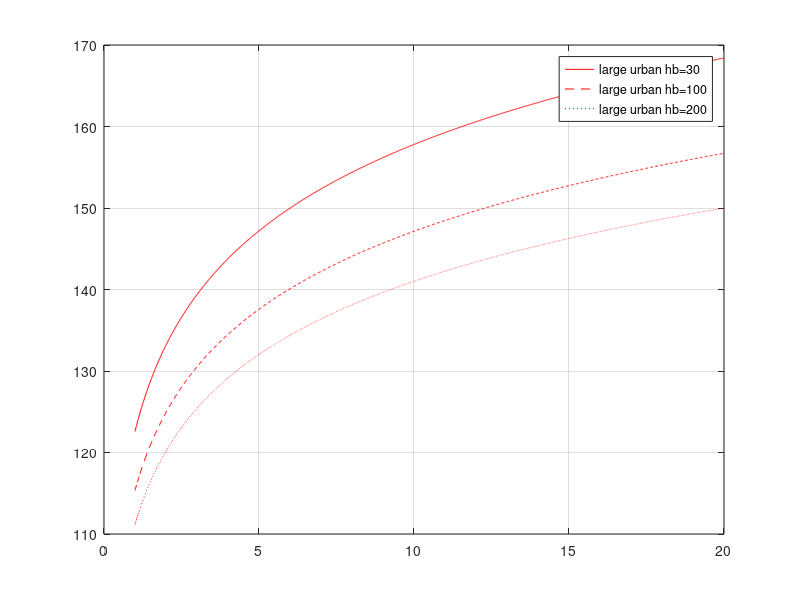
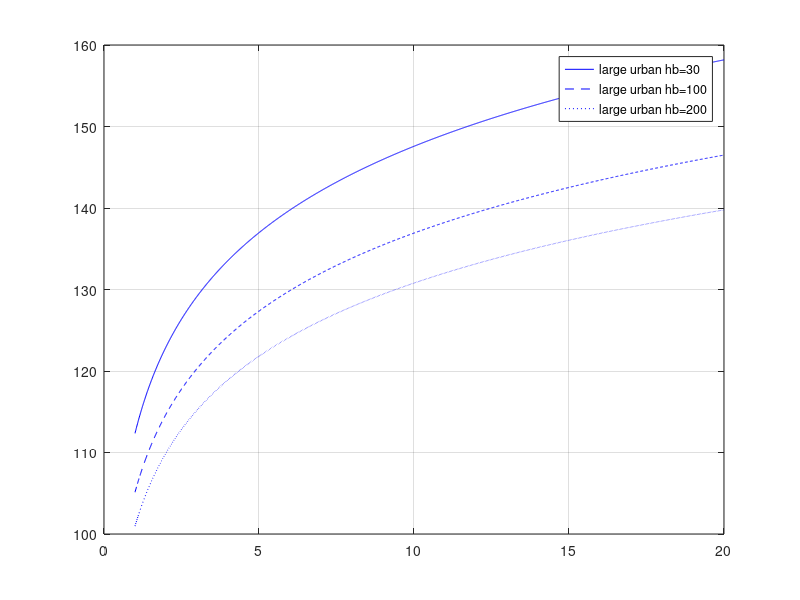
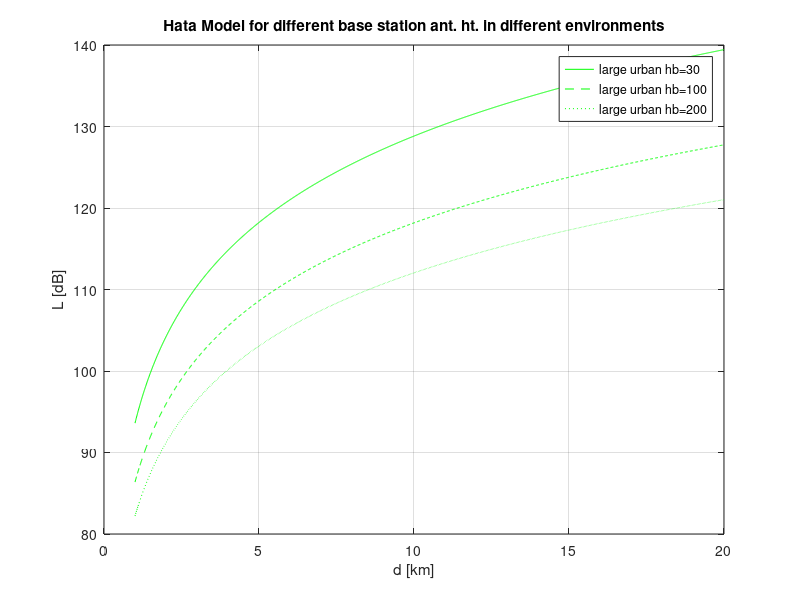

MATLAB code to generate these figures, in order:
clc;
close all;
clear all;
d = 1:0.01:20;

hm = 5;
hb1 = 30;
hb2 = 100;
hb3 = 200;
fc = 1000;


% a. For Large Cities
% fc  >= 400MHz
ahm = 3.2*(log10(11.75*hm)).^2 - 4.97;

% A. Typical Urban
L50urban1 = 69.55 + 26.16*log10(fc) + (44.9 - 6.55*log10(hb1))*log10(d) - 13.82*log10(hb1) - ahm;
L50urban2 = 69.55 + 26.16*log10(fc) + (44.9 - 6.55*log10(hb2))*log10(d) - 13.82*log10(hb2) - ahm;
L50urban3 = 69.55 + 26.16*log10(fc) + (44.9 - 6.55*log10(hb3))*log10(d) - 13.82*log10(hb3) - ahm;


% B. Typical Suburban
L50suburban1 = L50urban1 - 2*(log10(fc/28)).^2 - 5.4;
L50suburban2 = L50urban2 - 2*(log10(fc/28)).^2 - 5.4;
L50suburban3 = L50urban3 - 2*(log10(fc/28)).^2 - 5.4;


% C. Typical Rural
L50rural1 = L50urban1 - 4.78*(log10(fc)).^2 + 18.33*log10(fc) - 40.94;
L50rural2 = L50urban2 - 4.78*(log10(fc)).^2 + 18.33*log10(fc) - 40.94;
L50rural3 = L50urban3 - 4.78*(log10(fc)).^2 + 18.33*log10(fc) - 40.94;


figure(1);
plot(d, L50urban1, 'r', d, L50urban2, '--r', d, L50urban3,':r');
grid();
hold on;
legend('large urban hb=30', 'large urban hb=100', 'large urban hb=200', 'suburban hb=30', 'suburban hb=100', 'suburban hb=200', 'rural hb=30', 'rural hb=100','rural hb=200');


figure(2);
plot(d, L50suburban1, 'b', d, L50suburban2, '--b', d, L50suburban3, ':b');
grid();
hold on;
legend('large urban hb=30', 'large urban hb=100', 'large urban hb=200', 'suburban hb=30', 'suburban hb=100', 'suburban hb=200', 'rural hb=30', 'rural hb=100','rural hb=200');


figure(3);
plot(d, L50rural1, 'g', d, L50rural2, '--g', d, L50rural3, ':g');
grid();
hold on;
legend('large urban hb=30', 'large urban hb=100', 'large urban hb=200', 'suburban hb=30', 'suburban hb=100', 'suburban hb=200', 'rural hb=30', 'rural hb=100','rural hb=200');


grid on;
xlabel('d [km]');
ylabel('L [dB]');
title('Hata Model for different base station ant. ht. in different environments');
